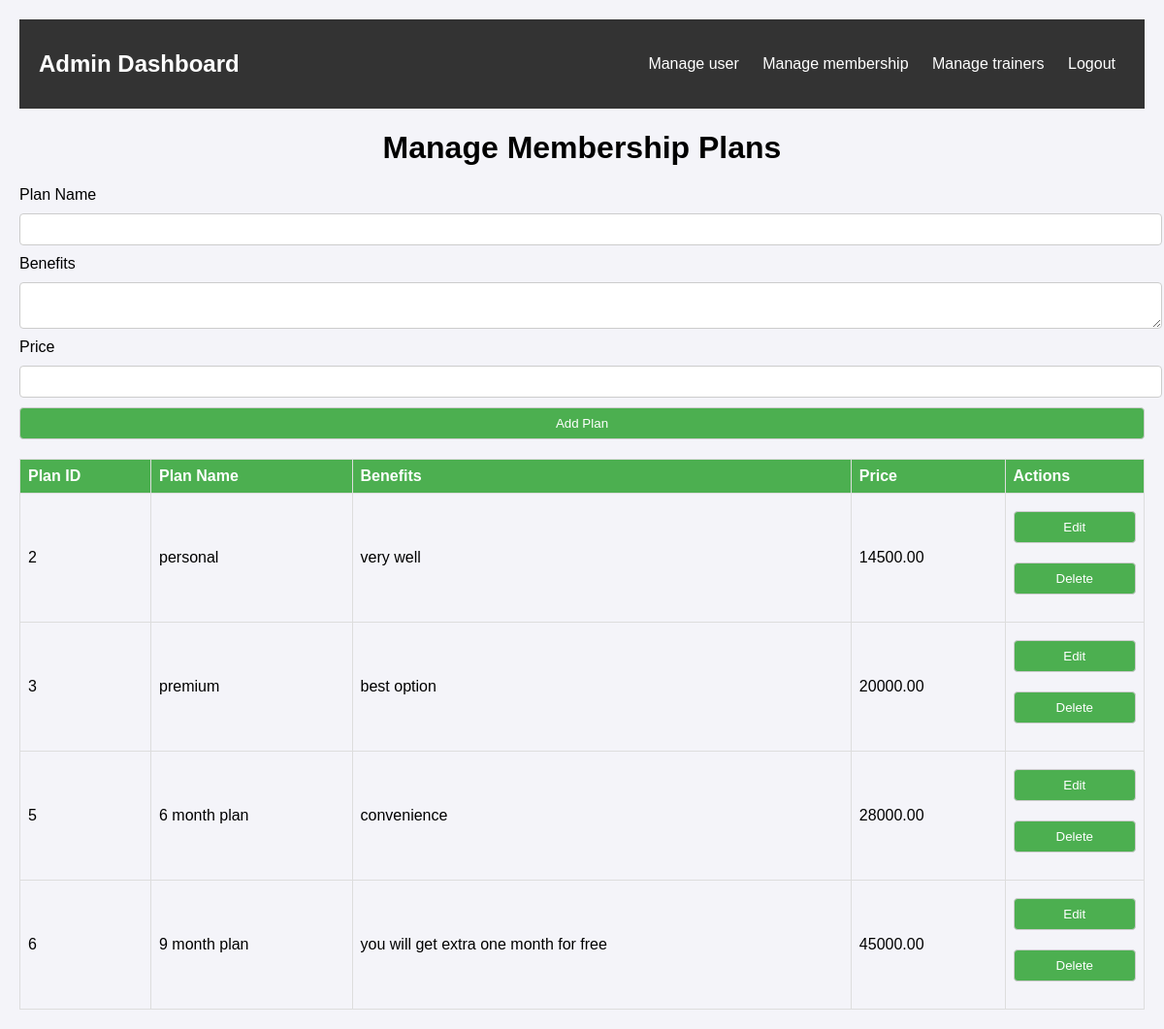
/membership.php, run on the app's committed database.
### tables this page shows
CREATE TABLE `memberships` (
  `membership_id` int(11) NOT NULL,
  `plan_name` varchar(255) NOT NULL,
  `benefits` text DEFAULT NULL,
  `price` decimal(10,2) DEFAULT NULL
);

### membership.php (the view, shortened to what this page needs)
<?php
$host = 'localhost';
$db = 'fitzone';
$user = 'root';
$pass = '';
try {
    $pdo = new PDO("mysql:host=$host;dbname=$db", $user, $pass);
    $pdo->setAttribute(PDO::ATTR_ERRMODE, PDO::ERRMODE_EXCEPTION);
} catch (PDOException $e) {
    die("Could not connect to the database: " . $e->getMessage());
}
$plan_name = $benefits = $price = "";
$edit_mode = false;
?>
<!DOCTYPE html>
<html lang="en">
<head>
    <link rel="stylesheet" href="class.css">
</head>
<body>
<header>
    <div class="navbar">
        <h1>Admin Dashboard</h1>
        <nav>
            <a href="manage_user.php">Manage user</a>
            <a href="membership.php">Manage membership</a>
            <a href="trainer.php">Manage trainers</a>
            <a href="index.html">Logout</a>
        </nav>
    </div>
</header>
<h1 class="centered-title">Manage Membership Plans</h1>
<form method="post" action="">
    <label>Plan Name</label>
    <input type="text" name="plan_name" value="<?= $plan_name ?>" required>
    <label>Benefits</label>
    <textarea name="benefits" required><?= $benefits ?></textarea>
    <label>Price</label>
    <input type="number" name="price" value="<?= $price ?>" required>
    <button type="submit"><?= $edit_mode ? 'Update Plan' : 'Add Plan' ?></button>
</form>
<table>
    <thead>
        <tr>
            <th>Plan ID</th>
            <th>Plan Name</th>
            <th>Benefits</th>
            <th>Price</th>
            <th>Actions</th>
        </tr>
    </thead>
    <tbody>
        <?php
        $stmt = $pdo->query("SELECT * FROM memberships");
        while ($row = $stmt->fetch(PDO::FETCH_ASSOC)) {
            echo "<tr>
                    <td>{$row['membership_id']}</td>
                    <td>{$row['plan_name']}</td>
                    <td>{$row['benefits']}</td>
                    <td>{$row['price']}</td>
                    <td>
                        <form method='get' action='' class='edit-form' style='display:inline;'>
                            <input type='hidden' name='edit' value='{$row['membership_id']}'>
                            <button type='submit' class='edit-btn'>Edit</button>
                        </form>
                        <form method='get' action='' class='delete-form'>
                            <input type='hidden' name='delete' value='{$row['membership_id']}'>
                            <button type='button' class='delete-btn'>Delete</button>
                        </form>
                    </td>
                </tr>";
        }
        ?>
    </tbody>
</table>
</body>
</html>

### class.css (style rules this page uses)
body { font-family: Arial, sans-serif; margin: 20px; background-color: #f4f4f9; }
table { width: 100%; border-collapse: collapse; margin: 20px 0; }
table th, table td { border: 1px solid #ddd; padding: 8px; text-align: left; }
table th { background-color: #4CAF50; color: white; }
form { margin: 20px 0; }
input, textarea, select, button { display: block; width: 100%; margin: 10px 0; padding: 8px; border: 1px solid #ccc; border-radius: 4px; }
button { background-color: #4CAF50; color: white; cursor: pointer; }

### membership.php (style rules this page uses)
header { background: #333; color: #fff; padding: 1rem 0; position: sticky; top: 0; z-index: 10; }
.navbar { display: flex; justify-content: space-between; align-items: center; padding: 0 20px; }
.navbar h1 { font-size: 1.5rem; }
.navbar nav a { color: #fff; text-decoration: none; margin: 0 10px; }
.centered-title { text-align: center; }

### data on the page
memberships: membership_id "2", plan_name "personal", benefits "very well", price "14500.00"
memberships: membership_id "3", plan_name "premium", benefits "best option", price "20000.00"
memberships: membership_id "5", plan_name "6 month plan", benefits "convenience", price "28000.00"
memberships: membership_id "6", plan_name "9 month plan", benefits "you will get extra one month for free", price "45000.00"
